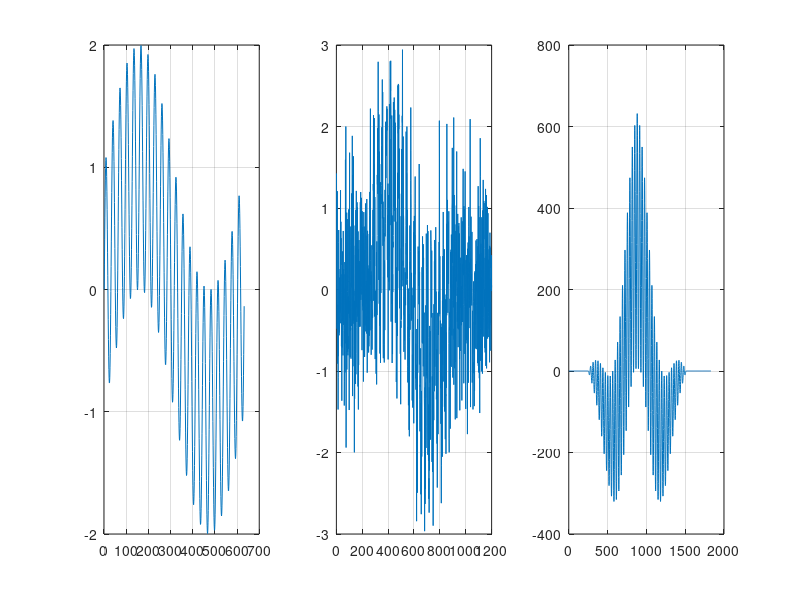

This chart was generated by the following MATLAB code:
t = 0 : 1 / (2 * pi * 16) : 2 * pi;
a = sin(t) + sin(20 * t);
bb = zeros(1, 1200);
 
for i = 251 : size(a, 2) + 250;
    bb(i) = bb(i) + a(i - 250);
end
b = awgn(bb, 0.5, 'measured');
ac = fliplr(a);

Nac = size(ac, 2);
Mb = size(bb, 2);
c = zeros(1, Nac + Mb - 1);
for k = 1 : Nac + Mb - 1
    for j = max(1, k + 1 - Nac) : 1 : min(k, Mb);
       c(k) = c(k) +(bb(j) * ac(k - j + 1));
    end 
end

subplot (1, 3, 1);
plot(a);
grid on;

subplot (1, 3, 2);
plot(b);
grid on;

subplot (1, 3, 3);
plot(c);
grid on;
